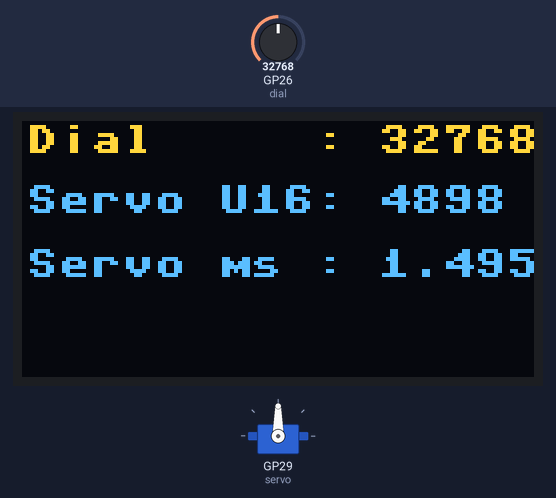
A program run on a simulated Raspberry Pi Pico running MicroPython. Shown: 128×64 one-colour display, servo. The inputs (shaded band) are chosen by the test bench; at power-on: GP26 (dial) = 32768 (analog values on the 0–65535 scale). The OLED is the two-colour kind (top 16 rows yellow); servo angles are drawn from the pulse width (0.5 ms = 0°, 2.5 ms = 180°); what the program prints to the serial console is not drawn.

Above: at 1.2 s.
1.3 s: GP26 (dial) set to 45874
At 2.7 s:
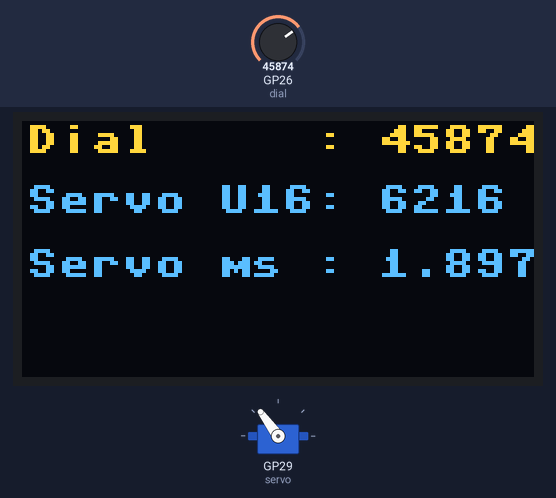
3.0 s: GP26 (dial) set to 57670
At 4.4 s:
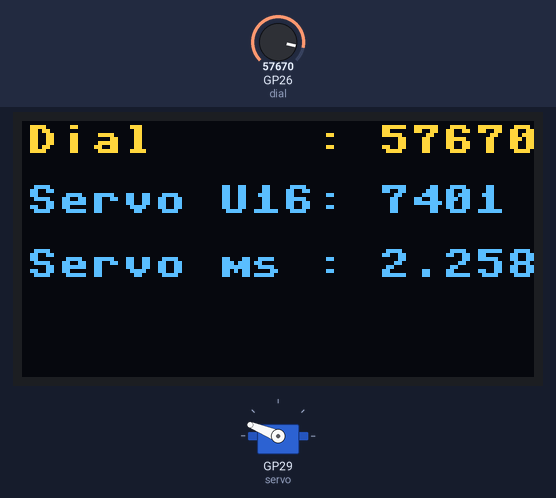
4.7 s: GP26 (dial) set to 65535
At 5.3 s:
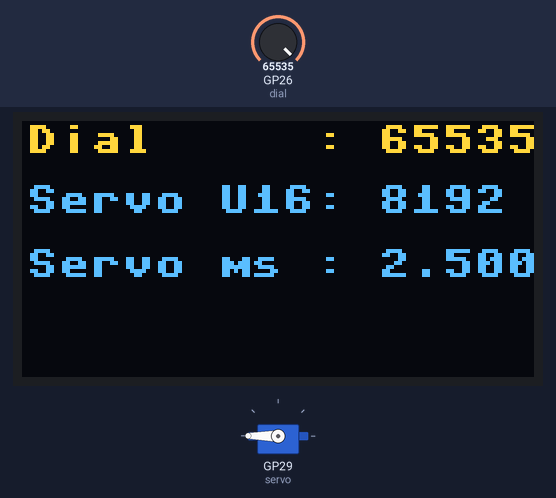
6.4 s: GP26 (dial) set to 19660
At 7.2 s:
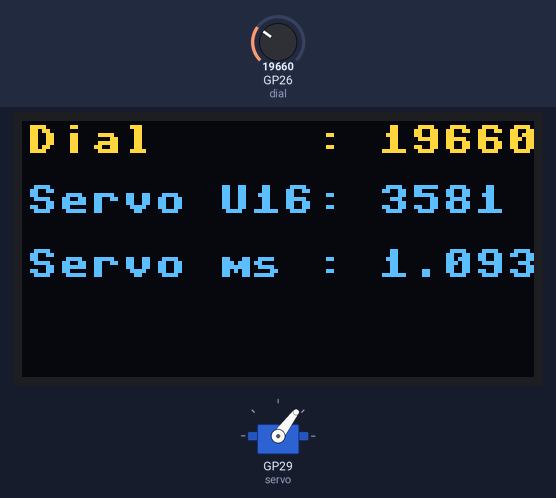
8.2 s: GP26 (dial) set to 7864
At 9.1 s:
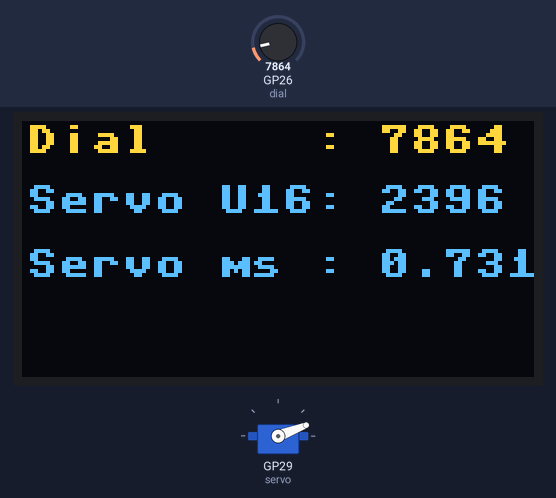
9.9 s: GP26 (dial) set to 983
At 11.0 s:
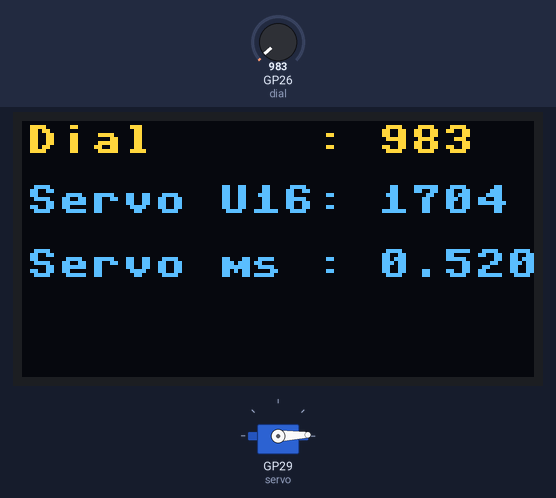
Timing chart, 0 to 12.7 s (numbered marks = the images above; inputs shaded):
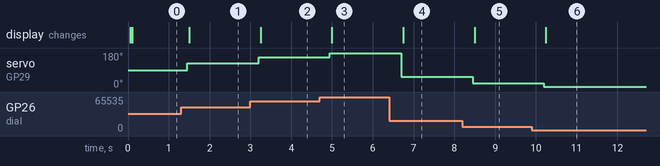

Measured:
- after the input at 1.3 s, servo on GP29 (servo): 90° → 126° after 0.15 s; the display: changes after 0.20 s (image 1)
- after the input at 3.0 s, servo on GP29 (servo): 126° → 158° after 0.20 s; the display: changes after 0.25 s (image 2)
- after the input at 4.7 s, servo on GP29 (servo): 158° → 180° after 0.25 s; the display: changes after 0.30 s (image 3)
- after the input at 6.4 s, servo on GP29 (servo): 180° → 53° after 0.30 s; the display: changes after 0.35 s (image 4)
- after the input at 8.2 s, servo on GP29 (servo): 53° → 21° after 0.25 s; the display: changes after 0.30 s (image 5)
- after the input at 9.9 s, servo on GP29 (servo): 21° → 2° after 0.30 s; the display: changes after 0.35 s (image 6)

The program:

main.py
```python
# (licence header left out)
import machine
import time
import ssd1306

# Servo
SRV_PIN=29               # Servo
SRV_FRQ=50

# ADC
ADC_PIN=26
ADC_MIN_OFFSET=320
ADC_MAX_OFFSET=0
ADC_RANGE=(65535-ADC_MAX_OFFSET)-(0+ADC_MIN_OFFSET)

# OLED Screen
OLED_SDA=2
OLED_SCL=3
I2C_CHANNEL=1

# Servo
SRV_MIN_DUTY=1638
SRV_MAX_DUTY=8192
SRV_RANGE=SRV_MAX_DUTY-SRV_MIN_DUTY

print("ADC Range   : ",ADC_RANGE)
print("Servo Range : ",SRV_RANGE)

# Get Servo centre
SRV_MID_DUTY=int((SRV_MIN_DUTY+SRV_MAX_DUTY)/2)

# Setup Screen
i2c=machine.I2C(I2C_CHANNEL,sda=machine.Pin(OLED_SDA), scl=machine.Pin(OLED_SCL),freq=200000)
oled=ssd1306.SSD1306_I2C(128,64,i2c,addr=0x3C)

# Setup Servo
servo = machine.PWM(machine.Pin(SRV_PIN))
servo.freq(SRV_FRQ)
current_duty = SRV_MID_DUTY
servo.duty_u16(current_duty)

dial= machine.ADC(ADC_PIN)

while True:

    # Read ADC
    dial_value=dial.read_u16()
    time.sleep_ms(1)
    dial_value=dial.read_u16()

    servo_duty_u16=(((dial_value-ADC_MIN_OFFSET+ADC_MAX_OFFSET)/ADC_RANGE)*SRV_RANGE)+SRV_MIN_DUTY
    servo_duty_ms = (servo_duty_u16/65535)*20

    servo_duty_u16=int(servo_duty_u16)
    servo.duty_u16(servo_duty_u16)

    # Update OLED screen
    oled.fill(0)
    oled.text('Dial     : '+str(int(dial_value)), 1, 1, 1)
    oled.text('Servo U16: '+str(servo_duty_u16), 1, 16, 1)
    oled.text('Servo ms : '+str(servo_duty_ms), 1, 32, 1)
    oled.show()

    time.sleep_ms(300)
```
